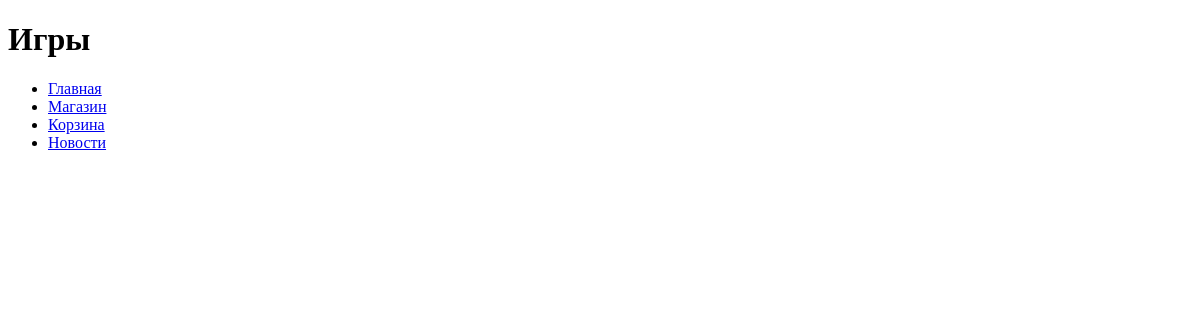
The page /menu/shop/ on the database as committed earlier.
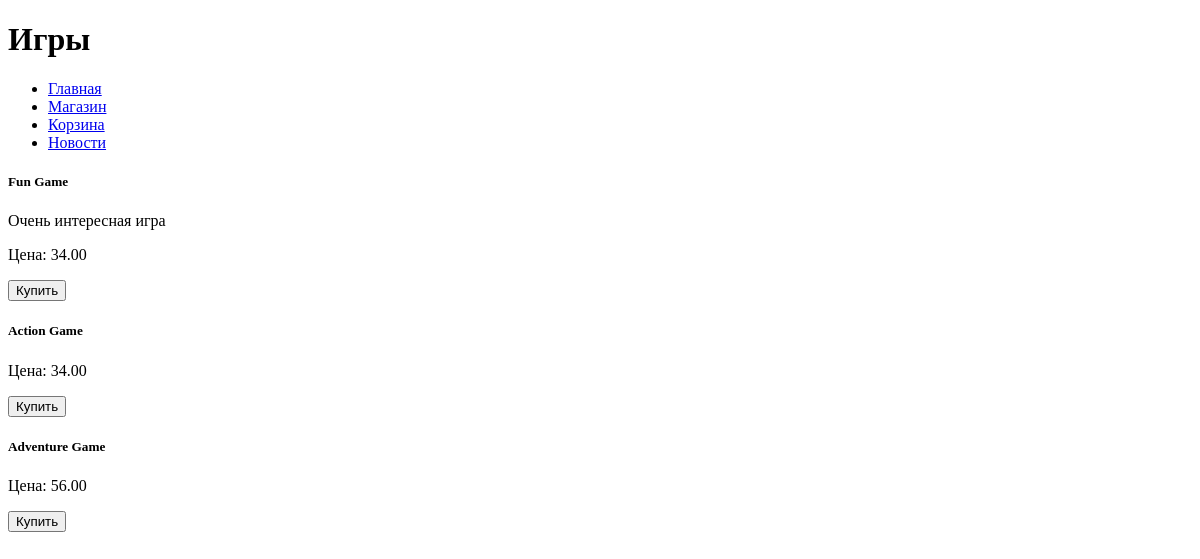
The same page on the database as committed later.
### task1/models.py (models this page shows, shortened)
class Game(models.Model):
    title = models.CharField(max_length=255)
    cost = models.DecimalField(max_digits=10, decimal_places=2)
    size = models.DecimalField(max_digits=10, decimal_places=2)
    description = models.TextField()
    age_limited = models.BooleanField(default=False)
    buyers = models.ManyToManyField(Buyer, related_name='games')  # Покупатели, обладающие данной игрой

### task1/views.py (the view)
# urls.py: path('menu/shop/', shop_view, name='shop'),
def shop_view(request):
    games = Game.objects.all()
    context = {
        'games': games
    }
    return render(request, 'fouth_task/shop.html', context)

### templates/fouth_task/shop.html
{% extends 'fouth_task/menu.html' %}
{% block pagename %}Игры{% endblock %}
{% block content %}
{% for game in games %}
<div class="card-body">
    <h5 class="card-title">{{ game.title }}</h5>
    <p class="card-text">{{ game.description }}</p>
    <p class="card-text">Цена: {{ game.cost }}</p>
    <button>Купить</button>
</div>
{% endfor %}
{% endblock %}

### templates/fouth_task/menu.html (shortened to what this page needs)
<!DOCTYPE html>
<html lang="ru">
<head>
</head>
<body>
    <h1>{% block pagename %}Главная страница{% endblock %}</h1>
    <header>
        <nav>
            <ul>
                {% block menu %}
                <li><a href="{% url 'menu' %}">Главная</a></li>
                <li><a href="{% url 'shop' %}">Магазин</a></li>
                <li><a href="{% url 'cart' %}">Корзина</a></li>
                <li><a href="{% url 'news' %}">Новости</a></li>
                {% endblock %}
            </ul>
        </nav>
    </header>
    <main>
        {% block content %}{% endblock %}
    </main>
</body>
</html>

Rows that differ between the two databases and show on the page:
added Game: title "Fun Game", description "Очень интересная игра", cost "34.00"
added Game: title "Action Game", cost "34.00"
added Game: title "Adventure Game", cost "56.00"
